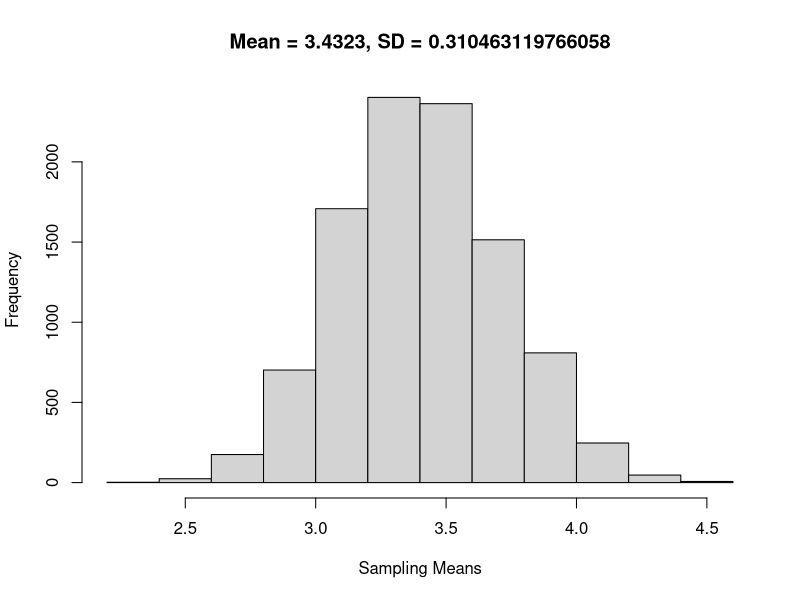

Recreate this plot in R.
binomial_n <- 10   # 二項分佈試驗次數
binomial_p <- .3   # 二項分佈試驗機率
sample_size <- 30  # 原始樣本數量
binomial_source <- rbinom(n = sample_size, size = binomial_n, prob = binomial_p)  # 製造原始樣本
print(matrix(binomial_source,nc=10))
## 製造模擬樣本
resample_N <- 20        #
binomial_sample_means <- NULL # 
i = 10000                #
while (i > 0) {          #
  binomial_sample_means <- c(binomial_sample_means, mean(sample(binomial_source, resample_N, replace = TRUE)) )       #
  i = i - 1              #
}                        #
## Draw sampling means
hist(binomial_sample_means,main = paste0("Mean = ",mean(binomial_sample_means),", SD = ",sd(binomial_sample_means)),xlab="Sampling Means")
